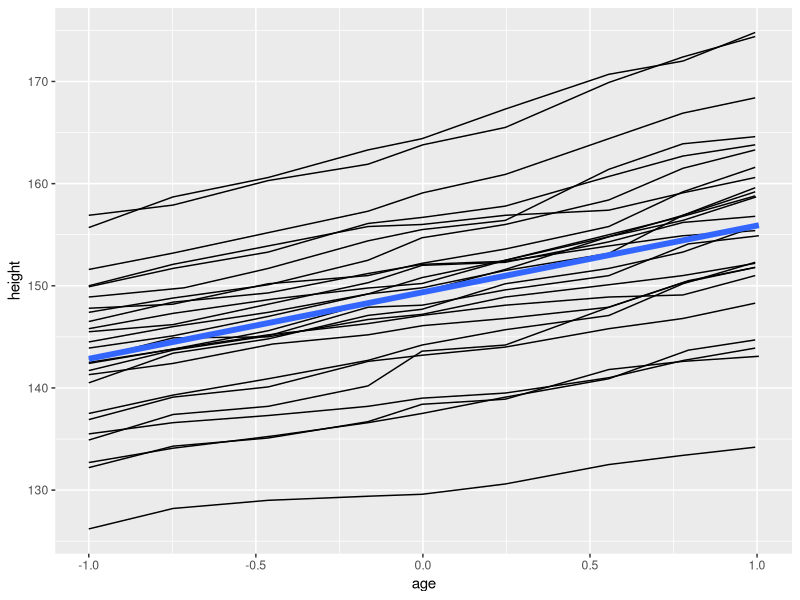

The R source for this figure:

# -------------------------------------------------------------------------

      # Different Groups on Different Layers #

# -------------------------------------------------------------------------

library(ggplot2)

# -------------------------------------------------------------------------
data(Oxboys, package = "nlme")

# -------------------------------------------------------------------------

ggplot(Oxboys, aes(age, height)) + 
  geom_line(aes(group=Subject))+
  geom_smooth(method = "lm", size=2, se=FALSE)
